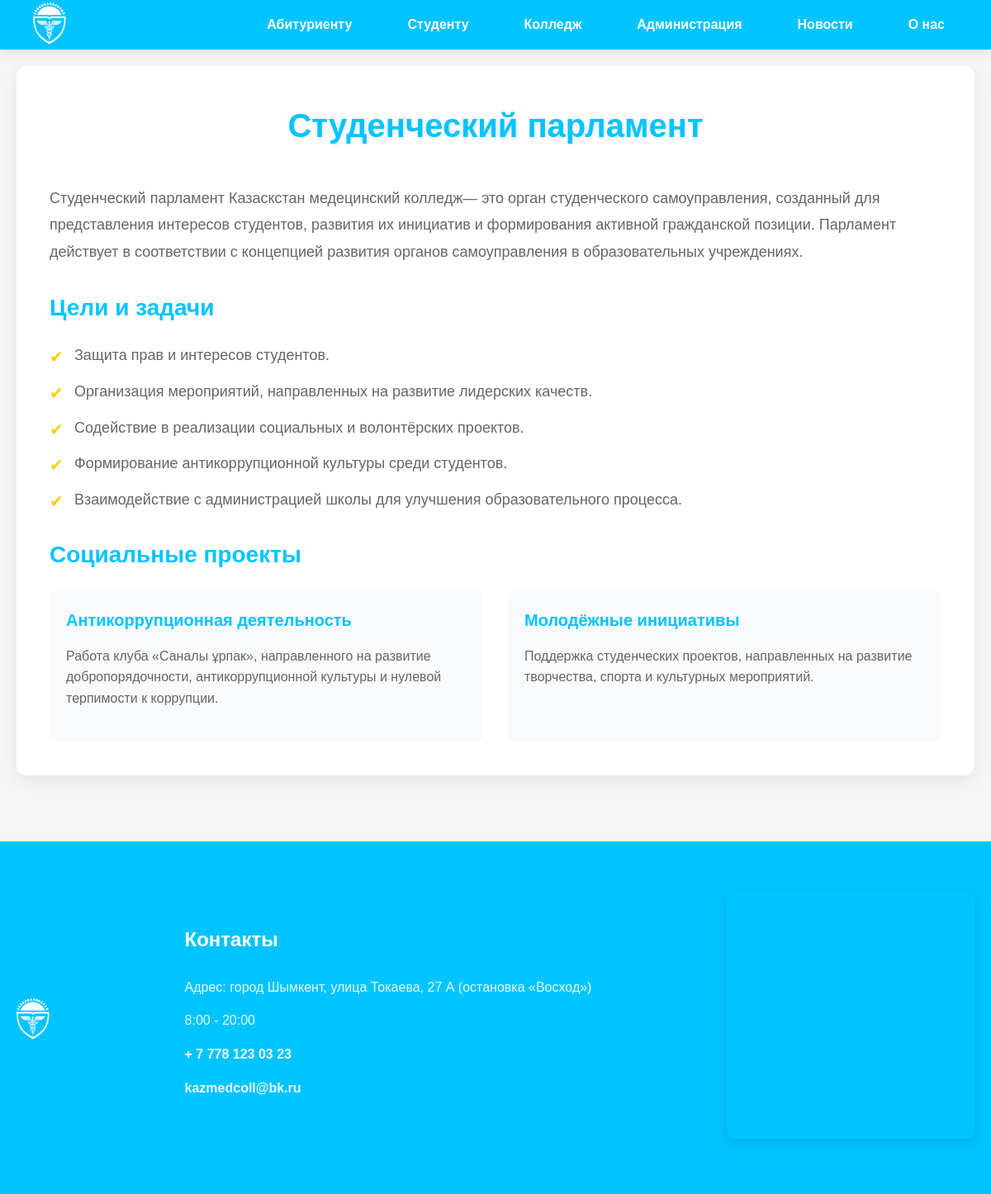
Page /student-parliament/ on the committed database.
### talant_app/models.py (models this page shows, shortened)
class StudentParliament(models.Model):
    title = models.CharField(max_length=200, verbose_name="Заголовок страницы")
    description = models.TextField(verbose_name="Описание")
    goals_title = models.CharField(max_length=200, verbose_name="Заголовок целей и задач", default="Цели и задачи")
    goals_list = models.TextField(verbose_name="Список целей и задач", help_text="Перечислите цели через запятую или в формате HTML списка")
    activities_title = models.CharField(max_length=200, verbose_name="Заголовок направлений деятельности", default="Направления деятельности")
    class Meta:
        verbose_name = "Студенческий парламент"
        verbose_name_plural = "Студенческий парламент"

class ParliamentActivity(models.Model):
    parliament = models.ForeignKey(StudentParliament, on_delete=models.CASCADE, related_name='activities', verbose_name="Парламент")
    title = models.CharField(max_length=200, verbose_name="Название направления")
    description = models.TextField(verbose_name="Описание направления")
    class Meta:
        verbose_name = "Направление деятельности парламента"
        verbose_name_plural = "Направления деятельности парламента"

class FooterContact(models.Model):
    address = models.CharField(max_length=200, verbose_name="Адрес")
    phone = models.CharField(max_length=20, verbose_name="Телефон")
    email = models.EmailField(verbose_name="Email")
    working_hours = models.CharField(max_length=100, verbose_name="Рабочие часы")
    map_url = models.URLField(verbose_name="Ссылка на карту", blank=True, null=True)
    class Meta:
        verbose_name = "Контакты футера"
        verbose_name_plural = "Контакты футера"

### talant_app/views.py (the view)
# urls.py: path('student-parliament/', views.student_parliament, name='student_parliament'),
def student_parliament(request):
    parliament = StudentParliament.objects.first()  # Берём первую запись
    footer = FooterContact.objects.first()  # Данные футера
    context = {
        'parliament': parliament,
        'footer': footer,
    }
    return render(request, 'student_parliament.html', context)

### talant_app/templates/student_parliament.html (shortened to what this page needs)
{% load static %}
<!DOCTYPE html>
<html lang="ru">
<head>
    <link rel="stylesheet" href="{% static 'css/style.css' %}">
</head>
<body>
    <header class="header">
        <div class="logo">
            <a href="{% url 'home' %}">
                <img class="log" src="{% static 'imgs/logo9.png' %}" style="width: 40px" alt="Логотип">
            </a>
        </div>
        <nav class="nav" id="nav-menu">
            <div class="dropdown">
                <a href="#" class="dropdown-toggle">Абитуриенту</a>
            </div>
            <div class="dropdown">
                <a href="#" class="dropdown-toggle">Студенту</a>
            </div>
            <div class="dropdown">
                <a href="#" class="dropdown-toggle">Колледж</a>
            </div>
            <a href="#qyzmetker">Администрация</a>
            <a href="#news">Новости</a>
            <a href="#about">О нас</a>
        </nav>
    </header>
    <section class="parliament-section">
        <div class="parliament-container">
            <h1>{{ parliament.title }}</h1>
            <div class="parliament-content">
                <p>{{ parliament.description }}</p>
                <h2>{{ parliament.goals_title }}</h2>
                <ul class="parliament-list">
                    {% for item in parliament.goals_list.splitlines %}
                        <li>{{ item }}</li>
                    {% endfor %}
                </ul>
                <h2>{{ parliament.activities_title }}</h2>
                <div class="parliament-activities">
                    {% for activity in parliament.activities.all %}
                        <div class="activity-card">
                            <h3>{{ activity.title }}</h3>
                            <p>{{ activity.description }}</p>
                        </div>
                    {% endfor %}
                </div>
            </div>
        </div>
    </section>
     <footer>
      <div class="containerf">
        <div class="footer-left">
           <a href="{% url 'home' %}">
                <img class="log" src="{% static 'imgs/logo9.png' %}" style="width: 40px" alt="Логотип">
            </a>
        </div>
        <div class="footer-center">
          <h3>Контакты</h3>
          <p>{{ footer.address }}</p>
          <p>{{ footer.working_hours }}</p>
          <p>
            <a href="tel:{{ footer.phone }}" class="phone"
              >{{ footer.phone }}</a
            >
          </p>
          <p>
            <a href="mailto:{{ footer.email }}" class="email"
              >{{ footer.email }}</a
            >
          </p>
        </div>
        <div class="footer-right">
          <iframe src="https://www.google.com/maps/embed?pb=!1m18!1m12!1m3!1d2950.36350282744!2d69.5967332750969!3d42.313445038046886!2m3!1f0!2f0!3f0!3m2!1i1024!2i768!4f13.1!3m3!1m2!1s0x38a91e98f30856e5%3A0x1d677fa74ea0d71f!2z0YPQu9C40YbQsCDQotC-0LrQsNC10LLQsCAyNywg0KjRi9C80LrQtdC90YIgMTYwMDAw!5e0!3m2!1sru!2skz!4v1747377458950!5m2!1sru!2skz" width="600" height="450" style="border:0;" allowfullscreen="" loading="lazy"></iframe>
        </div>
      </div>
    </footer>
</body>
</html>

### talant_app/static/css/style.css (style rules this page uses)
* { margin: 0; padding: 0; box-sizing: border-box; }
body { font-family: 'Arial', sans-serif; line-height: 1.6; background-color: #f5f6f5; color: #333; }
.header { display: flex; justify-content: space-between; align-items: center; padding: 10px 40px; background-color: #00c4ff; color: #fff; box-shadow: 0 4px 15px rgba(0, 0, 0, 0.1); position: fixed; width: 100%; z-index: 1000; height: 60px; }
.logo { font-size: 28px; font-weight: 700; text-transform: uppercase; letter-spacing: 1px; }
.nav { display: flex; gap: 35px; align-items: center; }
.nav a { color: #fff; text-decoration: none; font-size: 16px; font-weight: 600; padding: 8px 16px; border-radius: 5px; transition: all 0.3s ease; }
footer { background: #00c4ff; padding: 60px 20px; color: #fff; }
.containerf { display: flex; justify-content: space-between; align-items: center; max-width: 1300px; margin: 0 auto; gap: 30px; }
.footer-left { max-width: 350px; }
.footer-center h3 { font-size: 24px; margin-bottom: 25px; color: #fff; }
.footer-center p { font-size: 16px; margin-bottom: 15px; opacity: 0.9; }
.phone, .email { color: #fff; font-weight: 600; text-decoration: none; transition: all 0.3s ease; }
.footer-right iframe { width: 100%; height: 300px; border-radius: 10px; border: none; box-shadow: 0 5px 15px rgba(0, 0, 0, 0.1); }
.log { padding-top: 10px; }
.nav .dropdown { position: relative; display: inline-block; }
.nav .dropdown-toggle { color: #fff; text-decoration: none; font-size: 16px; font-weight: 600; padding: 8px 16px; border-radius: 5px; transition: all 0.3s ease; }
.parliament-section { padding: 80px 20px; background: #f5f6f5; }
.parliament-container { max-width: 1200px; margin: 0 auto; background: #fff; padding: 40px; border-radius: 12px; box-shadow: 0 5px 20px rgba(0, 0, 0, 0.08); }
.parliament-container h1 { font-size: 40px; font-weight: 700; color: #00c4ff; margin-bottom: 40px; text-align: center; text-shadow: 1px 1px 5px rgba(0, 0, 0, 0.1); }
.parliament-content h2 { font-size: 28px; font-weight: 600; color: #00c4ff; margin: 30px 0 20px; }
.parliament-content p { font-size: 18px; color: #666; line-height: 1.8; margin-bottom: 20px; }
.parliament-list { list-style: none; padding: 0; margin-bottom: 20px; }
.parliament-list li { font-size: 18px; color: #666; margin-bottom: 15px; position: relative; padding-left: 30px; }
.parliament-list li:before { content: "✔"; color: #ffcc00; font-size: 20px; position: absolute; left: 0; top: 0; }
.parliament-activities { display: grid; grid-template-columns: repeat(auto-fit, minmax(300px, 1fr)); gap: 30px; margin-top: 20px; }
.activity-card { background: #f9fafb; padding: 20px; border-radius: 10px; transition: all 0.3s ease; }
.activity-card h3 { font-size: 20px; font-weight: 600; color: #00c4ff; margin-bottom: 15px; }
.activity-card p { font-size: 16px; color: #666; line-height: 1.6; }

### rows in the picture
StudentParliament: title "Студенческий парламент", description "Студенческий парламент Казаскстан медецинский колледж— это орган студенческого самоуправления, созданный для представления интересов студентов, развития их инициатив и формирования активной гражданской позиции. Парламент действует в соответствии с концепцией развития органов самоуправления в образовательных учреждениях.", goals_title "Цели и задачи", activities_title "Социальные проекты"
ParliamentActivity: title "Антикоррупционная деятельность", description "Работа клуба «Саналы ұрпак», направленного на развитие добропорядочности, антикоррупционной культуры и нулевой терпимости к коррупции."
ParliamentActivity: title "Молодёжные инициативы", description "Поддержка студенческих проектов, направленных на развитие творчества, спорта и культурных мероприятий."
FooterContact: address "Адрес: город Шымкент, улица Токаева, 27 А (остановка «Восход»)", working_hours "8:00 - 20:00", phone "+ 7 778 123 03 23", email "kazmedcoll@bk.ru"

### other values in the picture
{{ item }} "Защита прав и интересов студентов." "Организация мероприятий, направленных на развитие лидерских качеств." "Содействие в реализации социальных и волонтёрских проектов." "Формирование антикоррупционной культуры среди студентов." "Взаимодействие с администрацией школы для улучшения образовательного процесса."
